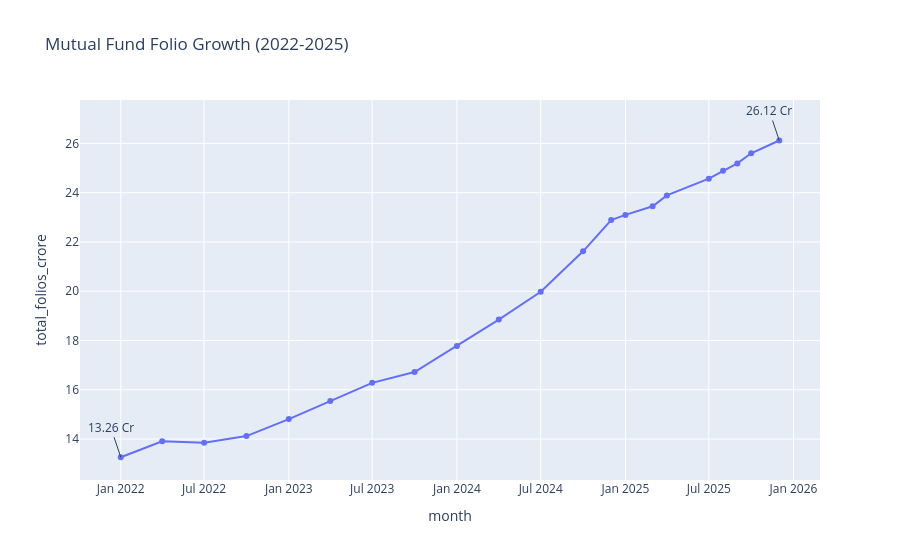

Notebook code for this chart:
### Code cell
fig = px.line(
    folio_data,
    x="month",
    y="total_folios_crore",
    markers=True,
    title="Mutual Fund Folio Growth (2022-2025)"
)

fig.add_annotation(
    x=folio_data.iloc[0]["month"],
    y=folio_data.iloc[0]["total_folios_crore"],
    text="13.26 Cr",
    showarrow=True
)

fig.add_annotation(
    x=folio_data.iloc[-1]["month"],
    y=folio_data.iloc[-1]["total_folios_crore"],
    text="26.12 Cr",
    showarrow=True
)

fig.show()

### Figure 1 — Plotly figure (JSON) as saved in the notebook; plotly's stock layout.template omitted (floating-point values rounded to 4 significant figures)
{"data": [{"hovertemplate": "month=%{x}<br>total_folios_crore=%{y}<extra></extra>", "legendgroup": "", "line": {"color": "#636efa", "dash": "solid"}, "marker": {"symbol": "circle"}, "mode": "lines+markers", "name": "", "orientation": "v", "showlegend": false, "type": "scatter", "x": ["2022-01-01T00:00:00.000000000", "2022-04-01T00:00:00.000000000", "2022-07-01T00:00:00.000000000", "2022-10-01T00:00:00.000000000", "2023-01-01T00:00:00.000000000", "2023-04-01T00:00:00.000000000", "2023-07-01T00:00:00.000000000", "2023-10-01T00:00:00.000000000", "2024-01-01T00:00:00.000000000", "2024-04-01T00:00:00.000000000", "2024-07-01T00:00:00.000000000", "2024-10-01T00:00:00.000000000", "2024-12-01T00:00:00.000000000", "2025-01-01T00:00:00.000000000", "2025-03-01T00:00:00.000000000", "2025-04-01T00:00:00.000000000", "2025-07-01T00:00:00.000000000", "2025-08-01T00:00:00.000000000", "2025-09-01T00:00:00.000000000", "2025-10-01T00:00:00.000000000", "2025-12-01T00:00:00.000000000"], "xaxis": "x", "y": [13.26, 13.91, 13.85, 14.12, 14.81, 15.54, 16.28, 16.72, 17.78, 18.85, 19.98, 21.62, 22.89, 23.1, 23.45, 23.89, 24.57, 24.89, 25.19, 25.6, 26.12], "yaxis": "y"}], "layout": {"annotations": [{"showarrow": true, "text": "13.26 Cr", "x": "2022-01-01T00:00:00", "y": 13.26}, {"showarrow": true, "text": "26.12 Cr", "x": "2025-12-01T00:00:00", "y": 26.12}], "legend": {"tracegroupgap": 0}, "title": {"text": "Mutual Fund Folio Growth (2022-2025)"}, "xaxis": {"anchor": "y", "domain": [0, 1], "title": {"text": "month"}}, "yaxis": {"anchor": "x", "domain": [0, 1], "title": {"text": "total_folios_crore"}}}}
